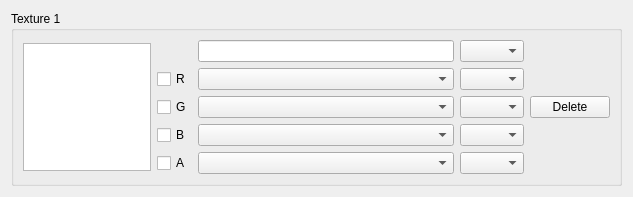
<?xml version="1.0" encoding="UTF-8"?>
<ui version="4.0">
 <class>ConstructorWidget</class>
 <widget class="QWidget" name="ConstructorWidget">
  <property name="geometry">
   <rect>
    <x>0</x>
    <y>0</y>
    <width>617</width>
    <height>179</height>
   </rect>
  </property>
  <property name="windowTitle">
   <string>Form</string>
  </property>
  <layout class="QHBoxLayout" name="horizontalLayout_2">
   <item>
    <widget class="QGroupBox" name="texture_channel_picker">
     <property name="title">
      <string>Texture 1</string>
     </property>
     <layout class="QHBoxLayout" name="horizontalLayout">
      <item>
       <widget class="QGraphicsView" name="imagePreview">
        <property name="minimumSize">
         <size>
          <width>128</width>
          <height>128</height>
         </size>
        </property>
        <property name="maximumSize">
         <size>
          <width>128</width>
          <height>128</height>
         </size>
        </property>
       </widget>
      </item>
      <item>
       <layout class="QGridLayout" name="gridLayout_2">
        <item row="3" column="1">
         <widget class="QComboBox" name="blue_channel_file">
          <property name="minimumSize">
           <size>
            <width>256</width>
            <height>0</height>
           </size>
          </property>
         </widget>
        </item>
        <item row="4" column="2">
         <widget class="QComboBox" name="alpha_channel_list">
          <property name="minimumSize">
           <size>
            <width>64</width>
            <height>0</height>
           </size>
          </property>
         </widget>
        </item>
        <item row="3" column="2">
         <widget class="QComboBox" name="blue_channel_list">
          <property name="minimumSize">
           <size>
            <width>64</width>
            <height>0</height>
           </size>
          </property>
         </widget>
        </item>
        <item row="4" column="0">
         <widget class="QCheckBox" name="alpha_checkbox">
          <property name="text">
           <string>A</string>
          </property>
         </widget>
        </item>
        <item row="4" column="1">
         <widget class="QComboBox" name="alpha_channel_file">
          <property name="minimumSize">
           <size>
            <width>256</width>
            <height>0</height>
           </size>
          </property>
         </widget>
        </item>
        <item row="2" column="2">
         <widget class="QComboBox" name="green_channel_list">
          <property name="minimumSize">
           <size>
            <width>64</width>
            <height>0</height>
           </size>
          </property>
         </widget>
        </item>
        <item row="2" column="0">
         <widget class="QCheckBox" name="green_checkbox">
          <property name="text">
           <string>G</string>
          </property>
         </widget>
        </item>
        <item row="1" column="2">
         <widget class="QComboBox" name="red_channel_list">
          <property name="minimumSize">
           <size>
            <width>64</width>
            <height>0</height>
           </size>
          </property>
         </widget>
        </item>
        <item row="2" column="1">
         <widget class="QComboBox" name="green_channel_file">
          <property name="minimumSize">
           <size>
            <width>256</width>
            <height>0</height>
           </size>
          </property>
         </widget>
        </item>
        <item row="3" column="0">
         <widget class="QCheckBox" name="blue_checkbox">
          <property name="text">
           <string>B</string>
          </property>
         </widget>
        </item>
        <item row="1" column="0">
         <widget class="QCheckBox" name="red_checkbox">
          <property name="text">
           <string>R</string>
          </property>
         </widget>
        </item>
        <item row="1" column="1">
         <widget class="QComboBox" name="red_channel_file">
          <property name="minimumSize">
           <size>
            <width>256</width>
            <height>0</height>
           </size>
          </property>
         </widget>
        </item>
        <item row="0" column="1">
         <widget class="QLineEdit" name="texture_output_mask">
          <property name="minimumSize">
           <size>
            <width>256</width>
            <height>0</height>
           </size>
          </property>
         </widget>
        </item>
        <item row="0" column="2">
         <widget class="QComboBox" name="filetype_combobox">
          <property name="minimumSize">
           <size>
            <width>64</width>
            <height>0</height>
           </size>
          </property>
         </widget>
        </item>
       </layout>
      </item>
      <item>
       <widget class="QPushButton" name="deleteButton">
        <property name="sizePolicy">
         <sizepolicy hsizetype="Preferred" vsizetype="Maximum">
          <horstretch>0</horstretch>
          <verstretch>0</verstretch>
         </sizepolicy>
        </property>
        <property name="minimumSize">
         <size>
          <width>0</width>
          <height>0</height>
         </size>
        </property>
        <property name="text">
         <string>Delete</string>
        </property>
        <property name="default">
         <bool>false</bool>
        </property>
        <property name="flat">
         <bool>false</bool>
        </property>
       </widget>
      </item>
     </layout>
    </widget>
   </item>
  </layout>
 </widget>
 <resources/>
 <connections/>
</ui>
